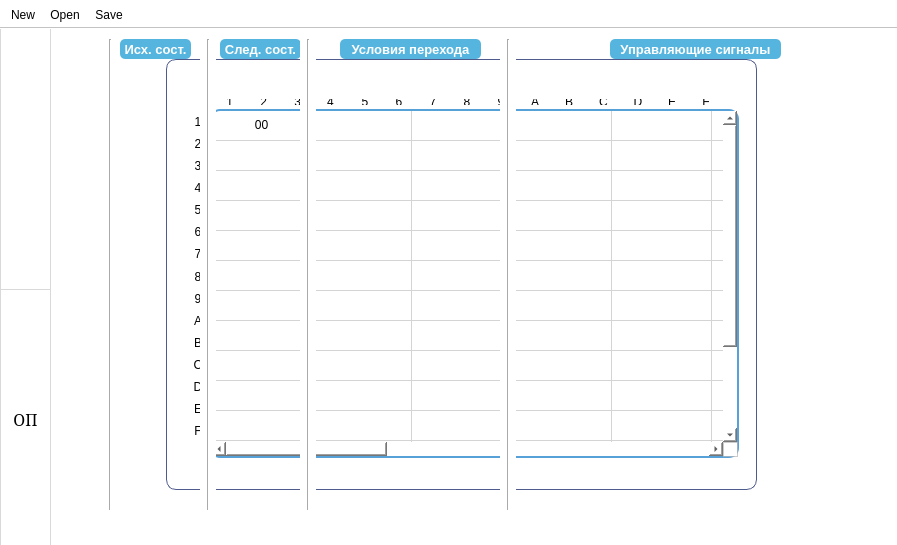
<?xml version="1.0" encoding="UTF-8"?>
<ui version="4.0">
 <class>MainWindow</class>
 <widget class="QMainWindow" name="MainWindow">
  <property name="geometry">
   <rect>
    <x>0</x>
    <y>0</y>
    <width>897</width>
    <height>545</height>
   </rect>
  </property>
  <property name="windowTitle">
   <string>MainWindow</string>
  </property>
  <property name="styleSheet">
   <string notr="true">background-color: rgb(255, 255, 255);</string>
  </property>
  <property name="tabShape">
   <enum>QTabWidget::Rounded</enum>
  </property>
  <widget class="QWidget" name="centralWidget">
   <widget class="QPushButton" name="editButton">
    <property name="geometry">
     <rect>
      <x>0</x>
      <y>-10</y>
      <width>51</width>
      <height>271</height>
     </rect>
    </property>
    <property name="toolTip">
     <string>Таблица переходов</string>
    </property>
    <property name="whatsThis">
     <string>Таблица переходов</string>
    </property>
    <property name="styleSheet">
     <string notr="true">border: 1px solid  rgb(217, 217, 217);</string>
    </property>
    <property name="text">
     <string/>
    </property>
    <property name="icon">
     <iconset resource="imgs.qrc">
      <normaloff>:/pref/psf/Home/Desktop/Иконки/kedit_7369.png</normaloff>:/pref/psf/Home/Desktop/Иконки/kedit_7369.png</iconset>
    </property>
    <property name="iconSize">
     <size>
      <width>35</width>
      <height>48</height>
     </size>
    </property>
    <property name="checkable">
     <bool>true</bool>
    </property>
    <property name="checked">
     <bool>false</bool>
    </property>
    <property name="default">
     <bool>false</bool>
    </property>
    <property name="flat">
     <bool>false</bool>
    </property>
   </widget>
   <widget class="QPushButton" name="OPButton">
    <property name="geometry">
     <rect>
      <x>0</x>
      <y>260</y>
      <width>51</width>
      <height>261</height>
     </rect>
    </property>
    <property name="font">
     <font>
      <family>MS Serif</family>
      <pointsize>12</pointsize>
     </font>
    </property>
    <property name="toolTip">
     <string>Оперативная память</string>
    </property>
    <property name="styleSheet">
     <string notr="true">border: 1px solid  rgb(217, 217, 217);</string>
    </property>
    <property name="text">
     <string>ОП</string>
    </property>
    <property name="iconSize">
     <size>
      <width>16</width>
      <height>16</height>
     </size>
    </property>
    <property name="checkable">
     <bool>true</bool>
    </property>
    <property name="checked">
     <bool>false</bool>
    </property>
    <property name="autoDefault">
     <bool>false</bool>
    </property>
    <property name="default">
     <bool>false</bool>
    </property>
    <property name="flat">
     <bool>false</bool>
    </property>
   </widget>
   <widget class="Line" name="line1">
    <property name="geometry">
     <rect>
      <x>100</x>
      <y>10</y>
      <width>20</width>
      <height>471</height>
     </rect>
    </property>
    <property name="styleSheet">
     <string notr="true">
</string>
    </property>
    <property name="orientation">
     <enum>Qt::Vertical</enum>
    </property>
   </widget>
   <widget class="Line" name="line2">
    <property name="geometry">
     <rect>
      <x>200</x>
      <y>10</y>
      <width>16</width>
      <height>471</height>
     </rect>
    </property>
    <property name="orientation">
     <enum>Qt::Vertical</enum>
    </property>
   </widget>
   <widget class="Line" name="line3">
    <property name="geometry">
     <rect>
      <x>300</x>
      <y>10</y>
      <width>16</width>
      <height>471</height>
     </rect>
    </property>
    <property name="orientation">
     <enum>Qt::Vertical</enum>
    </property>
   </widget>
   <widget class="Line" name="line4">
    <property name="geometry">
     <rect>
      <x>500</x>
      <y>10</y>
      <width>16</width>
      <height>471</height>
     </rect>
    </property>
    <property name="styleSheet">
     <string notr="true"/>
    </property>
    <property name="orientation">
     <enum>Qt::Vertical</enum>
    </property>
   </widget>
   <widget class="QLabel" name="label1">
    <property name="geometry">
     <rect>
      <x>120</x>
      <y>10</y>
      <width>71</width>
      <height>20</height>
     </rect>
    </property>
    <property name="font">
     <font>
      <pointsize>10</pointsize>
      <weight>75</weight>
      <bold>true</bold>
     </font>
    </property>
    <property name="styleSheet">
     <string notr="true">background-color: rgb(85, 181, 222);
border-radius: 5px;
color: rgb(255, 255, 255);</string>
    </property>
    <property name="frameShadow">
     <enum>QFrame::Plain</enum>
    </property>
    <property name="text">
     <string>Исх. сост.</string>
    </property>
    <property name="alignment">
     <set>Qt::AlignCenter</set>
    </property>
   </widget>
   <widget class="QLabel" name="label2">
    <property name="geometry">
     <rect>
      <x>220</x>
      <y>10</y>
      <width>81</width>
      <height>20</height>
     </rect>
    </property>
    <property name="font">
     <font>
      <pointsize>10</pointsize>
      <weight>75</weight>
      <bold>true</bold>
     </font>
    </property>
    <property name="styleSheet">
     <string notr="true">background-color: rgb(85, 181, 222);
border-radius: 5px;
color: rgb(255, 255, 255);</string>
    </property>
    <property name="text">
     <string>След. сост.</string>
    </property>
    <property name="alignment">
     <set>Qt::AlignCenter</set>
    </property>
   </widget>
   <widget class="QLabel" name="label3">
    <property name="geometry">
     <rect>
      <x>340</x>
      <y>10</y>
      <width>141</width>
      <height>20</height>
     </rect>
    </property>
    <property name="font">
     <font>
      <pointsize>10</pointsize>
      <weight>75</weight>
      <bold>true</bold>
     </font>
    </property>
    <property name="styleSheet">
     <string notr="true">background-color: rgb(85, 181, 222);
border-radius: 5px;
color: rgb(255, 255, 255);</string>
    </property>
    <property name="text">
     <string>Условия перехода</string>
    </property>
    <property name="alignment">
     <set>Qt::AlignCenter</set>
    </property>
   </widget>
   <widget class="QLabel" name="label4">
    <property name="geometry">
     <rect>
      <x>610</x>
      <y>10</y>
      <width>171</width>
      <height>20</height>
     </rect>
    </property>
    <property name="font">
     <font>
      <pointsize>10</pointsize>
      <weight>75</weight>
      <bold>true</bold>
     </font>
    </property>
    <property name="styleSheet">
     <string notr="true">background-color: rgb(85, 181, 222);
border-radius: 5px;
color: rgb(255, 255, 255);</string>
    </property>
    <property name="text">
     <string>Управляющие сигналы</string>
    </property>
    <property name="alignment">
     <set>Qt::AlignCenter</set>
    </property>
   </widget>
   <widget class="QScrollArea" name="scrollArea">
    <property name="geometry">
     <rect>
      <x>70</x>
      <y>30</y>
      <width>811</width>
      <height>451</height>
     </rect>
    </property>
    <property name="styleSheet">
     <string notr="true">background-color: rgba(0,0,0,0);
border-radius: 10px;</string>
    </property>
    <property name="widgetResizable">
     <bool>true</bool>
    </property>
    <widget class="QWidget" name="scrollAreaContents">
     <property name="geometry">
      <rect>
       <x>0</x>
       <y>0</y>
       <width>811</width>
       <height>451</height>
      </rect>
     </property>
     <zorder>gridLayoutWidget</zorder>
     <zorder>gridLayoutWidget</zorder>
     <zorder>horizontalLayoutWidget</zorder>
     <zorder>horizontalLayoutWidget</zorder>
     <zorder>OPTable</zorder>
     <zorder>verticalLayoutWidget</zorder>
     <zorder>OPTable</zorder>
     <zorder>horizontalLayoutWidget</zorder>
     <zorder>verticalLayoutWidget</zorder>
     <zorder>OPTable</zorder>
     <zorder>horizontalLayoutWidget</zorder>
     <zorder>verticalLayoutWidget</zorder>
     <zorder>verticalLayoutWidget</zorder>
     <zorder>horizontalLayoutWidget</zorder>
     <zorder>OPTable</zorder>
    </widget>
   </widget>
   <widget class="QTableWidget" name="OPTable">
    <property name="geometry">
     <rect>
      <x>210</x>
      <y>80</y>
      <width>529</width>
      <height>349</height>
     </rect>
    </property>
    <property name="sizePolicy">
     <sizepolicy hsizetype="Fixed" vsizetype="Fixed">
      <horstretch>0</horstretch>
      <verstretch>0</verstretch>
     </sizepolicy>
    </property>
    <property name="focusPolicy">
     <enum>Qt::WheelFocus</enum>
    </property>
    <property name="styleSheet">
     <string notr="true">QTableWidget {border: 2px solid  rgb(87, 161, 217);
border-radius: 10px;}</string>
    </property>
    <property name="textElideMode">
     <enum>Qt::ElideRight</enum>
    </property>
    <attribute name="horizontalHeaderVisible">
     <bool>false</bool>
    </attribute>
    <attribute name="verticalHeaderVisible">
     <bool>false</bool>
    </attribute>
    <row>
     <property name="text">
      <string>1</string>
     </property>
    </row>
    <row>
     <property name="text">
      <string>2</string>
     </property>
    </row>
    <row>
     <property name="text">
      <string>3</string>
     </property>
    </row>
    <row>
     <property name="text">
      <string>4</string>
     </property>
    </row>
    <row>
     <property name="text">
      <string>5</string>
     </property>
    </row>
    <row>
     <property name="text">
      <string>6</string>
     </property>
    </row>
    <row>
     <property name="text">
      <string>7</string>
     </property>
    </row>
    <row>
     <property name="text">
      <string>8</string>
     </property>
    </row>
    <row>
     <property name="text">
      <string>9</string>
     </property>
    </row>
    <row>
     <property name="text">
      <string>A</string>
     </property>
    </row>
    <row>
     <property name="text">
      <string>B</string>
     </property>
    </row>
    <row>
     <property name="text">
      <string>C</string>
     </property>
    </row>
    <row>
     <property name="text">
      <string>D</string>
     </property>
    </row>
    <row>
     <property name="text">
      <string>E</string>
     </property>
    </row>
    <row>
     <property name="text">
      <string>F</string>
     </property>
    </row>
    <column>
     <property name="text">
      <string>1</string>
     </property>
    </column>
    <column>
     <property name="text">
      <string>2</string>
     </property>
    </column>
    <column>
     <property name="text">
      <string>3</string>
     </property>
    </column>
    <column>
     <property name="text">
      <string>4</string>
     </property>
    </column>
    <column>
     <property name="text">
      <string>5</string>
     </property>
    </column>
    <column>
     <property name="text">
      <string>6</string>
     </property>
    </column>
    <column>
     <property name="text">
      <string>7</string>
     </property>
    </column>
    <column>
     <property name="text">
      <string>8</string>
     </property>
    </column>
    <column>
     <property name="text">
      <string>9</string>
     </property>
    </column>
    <column>
     <property name="text">
      <string>A</string>
     </property>
    </column>
    <column>
     <property name="text">
      <string>B</string>
     </property>
    </column>
    <column>
     <property name="text">
      <string>C</string>
     </property>
    </column>
    <column>
     <property name="text">
      <string>D</string>
     </property>
    </column>
    <column>
     <property name="text">
      <string>E</string>
     </property>
    </column>
    <column>
     <property name="text">
      <string>F</string>
     </property>
    </column>
    <item row="0" column="0">
     <property name="text">
      <string notr="true">00</string>
     </property>
     <property name="textAlignment">
      <set>AlignHCenter|AlignVCenter|AlignCenter</set>
     </property>
    </item>
   </widget>
   <widget class="QWidget" name="horizontalLayoutWidget">
    <property name="geometry">
     <rect>
      <x>210</x>
      <y>59</y>
      <width>521</width>
      <height>21</height>
     </rect>
    </property>
    <layout class="QHBoxLayout" name="OPHLayout">
     <property name="leftMargin">
      <number>4</number>
     </property>
     <property name="bottomMargin">
      <number>4</number>
     </property>
     <item>
      <widget class="QLabel" name="label_15">
       <property name="text">
        <string> 1</string>
       </property>
       <property name="alignment">
        <set>Qt::AlignCenter</set>
       </property>
      </widget>
     </item>
     <item>
      <widget class="QLabel" name="label_2">
       <property name="text">
        <string> 2</string>
       </property>
       <property name="alignment">
        <set>Qt::AlignCenter</set>
       </property>
      </widget>
     </item>
     <item>
      <widget class="QLabel" name="label">
       <property name="text">
        <string> 3</string>
       </property>
       <property name="alignment">
        <set>Qt::AlignCenter</set>
       </property>
      </widget>
     </item>
     <item>
      <widget class="QLabel" name="label_3">
       <property name="text">
        <string>4</string>
       </property>
       <property name="alignment">
        <set>Qt::AlignCenter</set>
       </property>
      </widget>
     </item>
     <item>
      <widget class="QLabel" name="label_4">
       <property name="text">
        <string>5</string>
       </property>
       <property name="alignment">
        <set>Qt::AlignCenter</set>
       </property>
      </widget>
     </item>
     <item>
      <widget class="QLabel" name="label_5">
       <property name="text">
        <string>6</string>
       </property>
       <property name="alignment">
        <set>Qt::AlignCenter</set>
       </property>
      </widget>
     </item>
     <item>
      <widget class="QLabel" name="label_6">
       <property name="text">
        <string>7</string>
       </property>
       <property name="alignment">
        <set>Qt::AlignCenter</set>
       </property>
      </widget>
     </item>
     <item>
      <widget class="QLabel" name="label_7">
       <property name="text">
        <string>8</string>
       </property>
       <property name="alignment">
        <set>Qt::AlignCenter</set>
       </property>
      </widget>
     </item>
     <item>
      <widget class="QLabel" name="label_8">
       <property name="text">
        <string>9</string>
       </property>
       <property name="alignment">
        <set>Qt::AlignCenter</set>
       </property>
      </widget>
     </item>
     <item>
      <widget class="QLabel" name="label_9">
       <property name="text">
        <string>A</string>
       </property>
       <property name="alignment">
        <set>Qt::AlignCenter</set>
       </property>
      </widget>
     </item>
     <item>
      <widget class="QLabel" name="label_10">
       <property name="text">
        <string>B</string>
       </property>
       <property name="alignment">
        <set>Qt::AlignCenter</set>
       </property>
      </widget>
     </item>
     <item>
      <widget class="QLabel" name="label_11">
       <property name="text">
        <string>C</string>
       </property>
       <property name="alignment">
        <set>Qt::AlignCenter</set>
       </property>
      </widget>
     </item>
     <item>
      <widget class="QLabel" name="label_12">
       <property name="text">
        <string>D</string>
       </property>
       <property name="alignment">
        <set>Qt::AlignCenter</set>
       </property>
      </widget>
     </item>
     <item>
      <widget class="QLabel" name="label_13">
       <property name="text">
        <string>E</string>
       </property>
       <property name="alignment">
        <set>Qt::AlignCenter</set>
       </property>
      </widget>
     </item>
     <item>
      <widget class="QLabel" name="label_14">
       <property name="text">
        <string>F</string>
       </property>
       <property name="alignment">
        <set>Qt::AlignCenter</set>
       </property>
      </widget>
     </item>
    </layout>
   </widget>
   <widget class="QWidget" name="verticalLayoutWidget">
    <property name="geometry">
     <rect>
      <x>179</x>
      <y>80</y>
      <width>31</width>
      <height>341</height>
     </rect>
    </property>
    <layout class="QVBoxLayout" name="OPVLayout">
     <property name="topMargin">
      <number>5</number>
     </property>
     <property name="rightMargin">
      <number>4</number>
     </property>
     <item>
      <widget class="QLabel" name="label_16">
       <property name="text">
        <string>1</string>
       </property>
       <property name="alignment">
        <set>Qt::AlignCenter</set>
       </property>
      </widget>
     </item>
     <item>
      <widget class="QLabel" name="label_17">
       <property name="text">
        <string>2</string>
       </property>
       <property name="alignment">
        <set>Qt::AlignCenter</set>
       </property>
      </widget>
     </item>
     <item>
      <widget class="QLabel" name="label_19">
       <property name="text">
        <string>3</string>
       </property>
       <property name="alignment">
        <set>Qt::AlignCenter</set>
       </property>
      </widget>
     </item>
     <item>
      <widget class="QLabel" name="label_18">
       <property name="text">
        <string>4</string>
       </property>
       <property name="alignment">
        <set>Qt::AlignCenter</set>
       </property>
      </widget>
     </item>
     <item>
      <widget class="QLabel" name="label_20">
       <property name="text">
        <string>5</string>
       </property>
       <property name="alignment">
        <set>Qt::AlignCenter</set>
       </property>
      </widget>
     </item>
     <item>
      <widget class="QLabel" name="label_21">
       <property name="text">
        <string>6</string>
       </property>
       <property name="alignment">
        <set>Qt::AlignCenter</set>
       </property>
      </widget>
     </item>
     <item>
      <widget class="QLabel" name="label_23">
       <property name="text">
        <string>7</string>
       </property>
       <property name="alignment">
        <set>Qt::AlignCenter</set>
       </property>
      </widget>
     </item>
     <item>
      <widget class="QLabel" name="label_22">
       <property name="text">
        <string>8</string>
       </property>
       <property name="alignment">
        <set>Qt::AlignCenter</set>
       </property>
      </widget>
     </item>
     <item>
      <widget class="QLabel" name="label_24">
       <property name="text">
        <string>9</string>
       </property>
       <property name="alignment">
        <set>Qt::AlignCenter</set>
       </property>
      </widget>
     </item>
     <item>
      <widget class="QLabel" name="label_25">
       <property name="text">
        <string>A</string>
       </property>
       <property name="alignment">
        <set>Qt::AlignCenter</set>
       </property>
      </widget>
     </item>
     <item>
      <widget class="QLabel" name="label_26">
       <property name="text">
        <string>B</string>
       </property>
       <property name="alignment">
        <set>Qt::AlignCenter</set>
       </property>
      </widget>
     </item>
     <item>
      <widget class="QLabel" name="label_27">
       <property name="text">
        <string>C</string>
       </property>
       <property name="alignment">
        <set>Qt::AlignCenter</set>
       </property>
      </widget>
     </item>
     <item>
      <widget class="QLabel" name="label_28">
       <property name="text">
        <string>D</string>
       </property>
       <property name="alignment">
        <set>Qt::AlignCenter</set>
       </property>
      </widget>
     </item>
     <item>
      <widget class="QLabel" name="label_29">
       <property name="text">
        <string>E</string>
       </property>
       <property name="alignment">
        <set>Qt::AlignCenter</set>
       </property>
      </widget>
     </item>
     <item>
      <widget class="QLabel" name="label_30">
       <property name="text">
        <string>F</string>
       </property>
       <property name="alignment">
        <set>Qt::AlignCenter</set>
       </property>
      </widget>
     </item>
    </layout>
   </widget>
   <widget class="QGroupBox" name="OPTableDecor">
    <property name="geometry">
     <rect>
      <x>166</x>
      <y>30</y>
      <width>591</width>
      <height>431</height>
     </rect>
    </property>
    <property name="styleSheet">
     <string notr="true">border-radius:10px;
border: 1px solid  rgb(79, 91, 141);</string>
    </property>
    <property name="title">
     <string/>
    </property>
   </widget>
   <zorder>OPTableDecor</zorder>
   <zorder>line1</zorder>
   <zorder>OPButton</zorder>
   <zorder>editButton</zorder>
   <zorder>label1</zorder>
   <zorder>label2</zorder>
   <zorder>label3</zorder>
   <zorder>label4</zorder>
   <zorder>OPTable</zorder>
   <zorder>horizontalLayoutWidget</zorder>
   <zorder>verticalLayoutWidget</zorder>
   <zorder>line2</zorder>
   <zorder>line3</zorder>
   <zorder>line4</zorder>
   <zorder>scrollArea</zorder>
  </widget>
  <widget class="QToolBar" name="mainToolBar">
   <property name="maximumSize">
    <size>
     <width>16777215</width>
     <height>29</height>
    </size>
   </property>
   <property name="autoFillBackground">
    <bool>false</bool>
   </property>
   <property name="styleSheet">
    <string notr="true">QToolBar {
	background-image: url(:/pref/psf/Home/Desktop/Иконки/Снимок экрана 2016-07-18 в 13.42.36.png);}
QToolButton { background-color: rgba(0,0,0,0); }
QToolButton:hover { border-radius: 6px; border: 1px solid  rgb(150, 150, 150);  }</string>
   </property>
   <property name="movable">
    <bool>false</bool>
   </property>
   <property name="iconSize">
    <size>
     <width>21</width>
     <height>24</height>
    </size>
   </property>
   <property name="floatable">
    <bool>false</bool>
   </property>
   <attribute name="toolBarArea">
    <enum>TopToolBarArea</enum>
   </attribute>
   <attribute name="toolBarBreak">
    <bool>false</bool>
   </attribute>
   <addaction name="actionNew"/>
   <addaction name="actionOpen"/>
   <addaction name="actionSave"/>
  </widget>
  <action name="actionNew">
   <property name="icon">
    <iconset>
     <normaloff>//psf/Home/Desktop/Иконки/misc_6569.png</normaloff>//psf/Home/Desktop/Иконки/misc_6569.png</iconset>
   </property>
   <property name="text">
    <string>New</string>
   </property>
   <property name="toolTip">
    <string>Новый Файл</string>
   </property>
  </action>
  <action name="actionOpen">
   <property name="icon">
    <iconset resource="imgs.qrc">
     <normaloff>:/pref/psf/Home/Desktop/Иконки/folder_open.png</normaloff>:/pref/psf/Home/Desktop/Иконки/folder_open.png</iconset>
   </property>
   <property name="text">
    <string>Open</string>
   </property>
   <property name="toolTip">
    <string>Открыть Файл</string>
   </property>
  </action>
  <action name="actionSave">
   <property name="icon">
    <iconset resource="imgs.qrc">
     <normaloff>:/pref/psf/Home/Desktop/Иконки/3floppy_unmount_8962.png</normaloff>:/pref/psf/Home/Desktop/Иконки/3floppy_unmount_8962.png</iconset>
   </property>
   <property name="text">
    <string>Save</string>
   </property>
   <property name="toolTip">
    <string>Сохранить</string>
   </property>
  </action>
 </widget>
 <layoutdefault spacing="6" margin="11"/>
 <resources>
  <include location="imgs.qrc"/>
 </resources>
 <connections/>
</ui>
